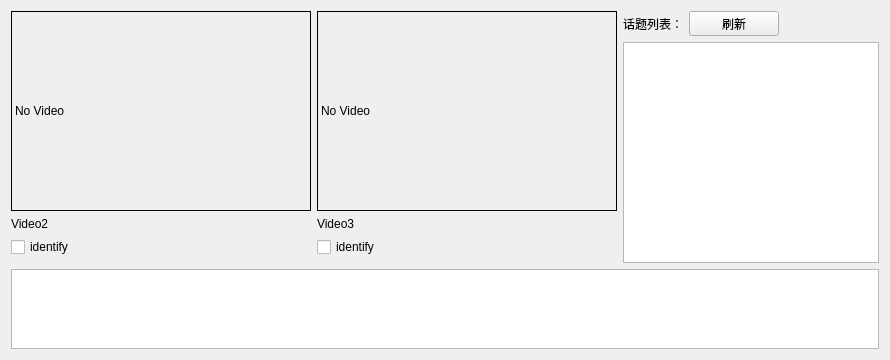
          <widget class="QWidget" name="tab_7">
           <attribute name="title">
            <string>其他</string>
           </attribute>
           <layout class="QVBoxLayout" name="verticalLayout_21">
            <item>
             <layout class="QHBoxLayout" name="horizontalLayout_17">
              <item>
               <layout class="QHBoxLayout" name="horizontalLayout_16">
                <item>
                 <layout class="QVBoxLayout" name="verticalLayout_11">
                  <item>
                   <widget class="QLabel" name="label_video2">
                    <property name="minimumSize">
                     <size>
                      <width>300</width>
                      <height>200</height>
                     </size>
                    </property>
                    <property name="maximumSize">
                     <size>
                      <width>300</width>
                      <height>200</height>
                     </size>
                    </property>
                    <property name="styleSheet">
                     <string notr="true">border:1px solid rgb(0, 0, 0)</string>
                    </property>
                    <property name="text">
                     <string>No Video</string>
                    </property>
                   </widget>
                  </item>
                  <item>
                   <widget class="QLabel" name="label_v_name2">
                    <property name="maximumSize">
                     <size>
                      <width>16777215</width>
                      <height>15</height>
                     </size>
                    </property>
                    <property name="text">
                     <string>Video2</string>
                    </property>
                   </widget>
                  </item>
                  <item>
                   <widget class="QCheckBox" name="checkBox_identify2">
                    <property name="text">
                     <string>identify</string>
                    </property>
                   </widget>
                  </item>
                  <item>
                   <widget class="QFrame" name="frame">
                    <property name="frameShape">
                     <enum>QFrame::StyledPanel</enum>
                    </property>
                    <property name="frameShadow">
                     <enum>QFrame::Raised</enum>
                    </property>
                    <widget class="QPushButton" name="pushButton_speed_mode_execute">
                     <property name="geometry">
                      <rect>
                       <x>10</x>
                       <y>100</y>
                       <width>281</width>
                       <height>25</height>
                      </rect>
                     </property>
                     <property name="text">
                      <string>执行</string>
                     </property>
                    </widget>
                    <widget class="QPushButton" name="pushButton_direction_up">
                     <property name="geometry">
                      <rect>
                       <x>20</x>
                       <y>20</y>
                       <width>111</width>
                       <height>25</height>
                      </rect>
                     </property>
                     <property name="text">
                      <string>向上</string>
                     </property>
                    </widget>
                    <widget class="QPushButton" name="pushButton_direction_down">
                     <property name="geometry">
                      <rect>
                       <x>160</x>
                       <y>20</y>
                       <width>121</width>
                       <height>25</height>
                      </rect>
                     </property>
                     <property name="text">
                      <string>向下</string>
                     </property>
                    </widget>
                    <widget class="QPushButton" name="pushButton_motor_stop">
                     <property name="geometry">
                      <rect>
                       <x>10</x>
                       <y>150</y>
                       <width>281</width>
                       <height>41</height>
                      </rect>
                     </property>
                     <property name="styleSheet">
                      <string notr="true">background-color: rgb(239, 41, 41);</string>
                     </property>
                     <property name="text">
                      <string>急停</string>
                     </property>
                    </widget>
                    <widget class="QWidget" name="">
                     <property name="geometry">
                      <rect>
                       <x>0</x>
                       <y>60</y>
                       <width>298</width>
                       <height>27</height>
                      </rect>
                     </property>
                     <layout class="QHBoxLayout" name="horizontalLayout_18">
                      <item>
                       <widget class="QLabel" name="label_33">
                        <property name="text">
                         <string>速度模式：</string>
                        </property>
                       </widget>
                      </item>
                      <item>
                       <widget class="QLineEdit" name="lineEdit_speed_mode_speed"/>
                      </item>
                      <item>
                       <widget class="QLabel" name="label_34">
                        <property name="text">
                         <string>rpm</string>
                        </property>
                       </widget>
                      </item>
                     </layout>
                    </widget>
                   </widget>
                  </item>
                 </layout>
                </item>
                <item>
                 <layout class="QVBoxLayout" name="verticalLayout_19">
                  <item>
                   <widget class="QLabel" name="label_video3">
                    <property name="minimumSize">
                     <size>
                      <width>300</width>
                      <height>200</height>
                     </size>
                    </property>
                    <property name="maximumSize">
                     <size>
                      <width>300</width>
                      <height>200</height>
                     </size>
                    </property>
                    <property name="styleSheet">
                     <string notr="true">border:1px solid rgb(0, 0, 0)</string>
                    </property>
                    <property name="text">
                     <string>No Video</string>
                    </property>
                   </widget>
                  </item>
                  <item>
                   <widget class="QLabel" name="label_v_name3">
                    <property name="maximumSize">
                     <size>
                      <width>16777215</width>
                      <height>15</height>
                     </size>
                    </property>
                    <property name="text">
                     <string>Video3</string>
                    </property>
                   </widget>
                  </item>
                  <item>
                   <widget class="QCheckBox" name="checkBox_identify3">
                    <property name="text">
                     <string>identify</string>
                    </property>
                   </widget>
                  </item>
                  <item>
                   <widget class="QFrame" name="frame_2">
                    <property name="frameShape">
                     <enum>QFrame::StyledPanel</enum>
                    </property>
                    <property name="frameShadow">
                     <enum>QFrame::Raised</enum>
                    </property>
                    <widget class="QPushButton" name="pushButton_set_zero">
                     <property name="geometry">
                      <rect>
                       <x>20</x>
                       <y>20</y>
                       <width>111</width>
                       <height>25</height>
                      </rect>
                     </property>
                     <property name="text">
                      <string>设0位</string>
                     </property>
                    </widget>
                    <widget class="QPushButton" name="pushButton_back_zero">
                     <property name="geometry">
                      <rect>
                       <x>160</x>
                       <y>20</y>
                       <width>121</width>
                       <height>25</height>
                      </rect>
                     </property>
                     <property name="text">
                      <string>归0位</string>
                     </property>
                    </widget>
                    <widget class="QPushButton" name="pushButton_pos_mode_execute">
                     <property name="geometry">
                      <rect>
                       <x>10</x>
                       <y>180</y>
                       <width>281</width>
                       <height>25</height>
                      </rect>
                     </property>
                     <property name="text">
                      <string>执行</string>
                     </property>
                    </widget>
                    <widget class="QWidget" name="">
                     <property name="geometry">
                      <rect>
                       <x>0</x>
                       <y>60</y>
                       <width>301</width>
                       <height>27</height>
                      </rect>
                     </property>
                     <layout class="QHBoxLayout" name="horizontalLayout_19">
                      <item>
                       <widget class="QLabel" name="label_35">
                        <property name="text">
                         <string>加速度：</string>
                        </property>
                       </widget>
                      </item>
                      <item>
                       <widget class="QLineEdit" name="lineEdit_pos_mode_acc"/>
                      </item>
                      <item>
                       <widget class="QLabel" name="label_36">
                        <property name="text">
                         <string>ms/1000rpm</string>
                        </property>
                       </widget>
                      </item>
                     </layout>
                    </widget>
                    <widget class="QWidget" name="">
                     <property name="geometry">
                      <rect>
                       <x>0</x>
                       <y>100</y>
                       <width>301</width>
                       <height>27</height>
                      </rect>
                     </property>
                     <layout class="QHBoxLayout" name="horizontalLayout_20">
                      <item>
                       <widget class="QLabel" name="label_37">
                        <property name="text">
                         <string>速度：    </string>
                        </property>
                       </widget>
                      </item>
                      <item>
                       <widget class="QLineEdit" name="lineEdit_pos_mode_speed"/>
                      </item>
                      <item>
                       <widget class="QLabel" name="label_38">
                        <property name="text">
                         <string>ms/1000rpm</string>
                        </property>
                       </widget>
                      </item>
                     </layout>
                    </widget>
                    <widget class="QWidget" name="">
                     <property name="geometry">
                      <rect>
                       <x>0</x>
                       <y>140</y>
                       <width>301</width>
                       <height>27</height>
                      </rect>
                     </property>
                     <layout class="QHBoxLayout" name="horizontalLayout_21">
                      <item>
                       <widget class="QLabel" name="label_39">
                        <property name="text">
                         <string>位置：    </string>
                        </property>
                       </widget>
                      </item>
                      <item>
                       <widget class="QLineEdit" name="lineEdit_pos_mode_pos"/>
                      </item>
                      <item>
                       <widget class="QLabel" name="label_40">
                        <property name="text">
                         <string>ms/1000rpm</string>
                        </property>
                       </widget>
                      </item>
                     </layout>
                    </widget>
                   </widget>
                  </item>
                 </layout>
                </item>
                <item>
                 <layout class="QVBoxLayout" name="verticalLayout_20">
                  <item>
                   <layout class="QHBoxLayout" name="horizontalLayout_15">
                    <item>
                     <widget class="QLabel" name="label_29">
                      <property name="maximumSize">
                       <size>
                        <width>90</width>
                        <height>30</height>
                       </size>
                      </property>
                      <property name="text">
                       <string>话题列表：</string>
                      </property>
                     </widget>
                    </item>
                    <item>
                     <widget class="QPushButton" name="refreash_topic_btn">
                      <property name="minimumSize">
                       <size>
                        <width>90</width>
                        <height>25</height>
                       </size>
                      </property>
                      <property name="maximumSize">
                       <size>
                        <width>90</width>
                        <height>25</height>
                       </size>
                      </property>
                      <property name="cursor">
                       <cursorShape>ArrowCursor</cursorShape>
                      </property>
                      <property name="styleSheet">
                       <string notr="true"/>
                      </property>
                      <property name="text">
                       <string>刷新</string>
                      </property>
                      <property name="icon">
                       <iconset>
                        <normaloff>:/images/refreash.png</normaloff>:/images/refreash.png</iconset>
                      </property>
                     </widget>
                    </item>
                    <item>
                     <spacer name="horizontalSpacer_4">
                      <property name="orientation">
                       <enum>Qt::Horizontal</enum>
                      </property>
                      <property name="sizeHint" stdset="0">
                       <size>
                        <width>40</width>
                        <height>20</height>
                       </size>
                      </property>
                     </spacer>
                    </item>
                   </layout>
                  </item>
                  <item>
                   <widget class="QListWidget" name="topic_listWidget"/>
                  </item>
                 </layout>
                </item>
               </layout>
              </item>
             </layout>
            </item>
            <item>
             <widget class="QTextEdit" name="textEdit_motor_states">
              <property name="maximumSize">
               <size>
                <width>16777215</width>
                <height>80</height>
               </size>
              </property>
             </widget>
            </item>
           </layout>
          </widget>
